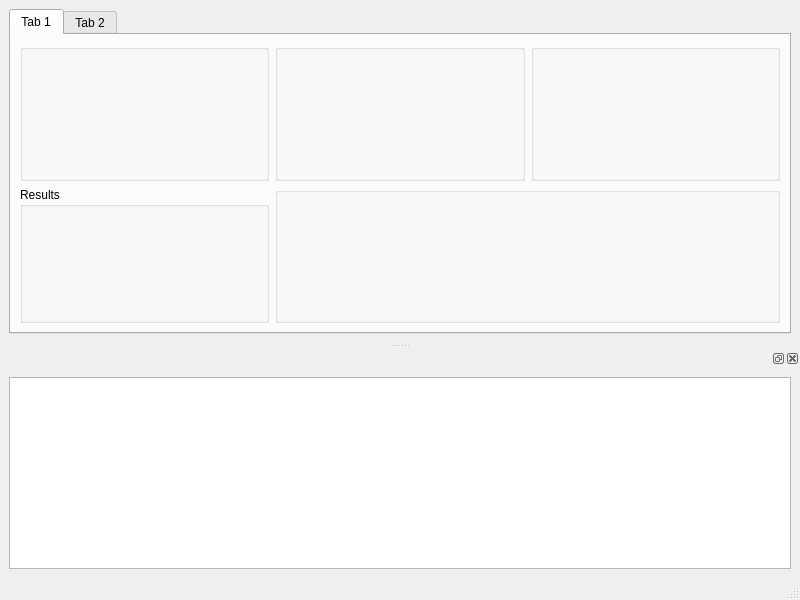
<?xml version="1.0" encoding="UTF-8"?>
<ui version="4.0">
 <class>MainWindow</class>
 <widget class="QMainWindow" name="MainWindow">
  <property name="geometry">
   <rect>
    <x>0</x>
    <y>0</y>
    <width>800</width>
    <height>600</height>
   </rect>
  </property>
  <property name="windowTitle">
   <string>MainWindow</string>
  </property>
  <widget class="QWidget" name="centralwidget">
   <layout class="QGridLayout" name="gridLayout_2">
    <item row="0" column="0">
     <layout class="QGridLayout" name="gridLayout">
      <item row="0" column="0">
       <widget class="QTabWidget" name="tabWidget">
        <property name="currentIndex">
         <number>0</number>
        </property>
        <widget class="QWidget" name="tab">
         <attribute name="title">
          <string>Tab 1</string>
         </attribute>
         <layout class="QGridLayout" name="gridLayout_5">
          <item row="0" column="0">
           <widget class="QGroupBox" name="data_groupBox">
            <property name="title">
             <string/>
            </property>
           </widget>
          </item>
          <item row="0" column="1">
           <widget class="QGroupBox" name="method_groupBox">
            <property name="title">
             <string/>
            </property>
           </widget>
          </item>
          <item row="0" column="2">
           <widget class="QGroupBox" name="autofit_groupBox">
            <property name="title">
             <string/>
            </property>
           </widget>
          </item>
          <item row="1" column="0">
           <widget class="QGroupBox" name="results_groupBox">
            <property name="title">
             <string>Results</string>
            </property>
           </widget>
          </item>
          <item row="1" column="1" colspan="2">
           <widget class="QGroupBox" name="display_groupBox">
            <property name="title">
             <string/>
            </property>
           </widget>
          </item>
         </layout>
        </widget>
        <widget class="QWidget" name="tab_2">
         <attribute name="title">
          <string>Tab 2</string>
         </attribute>
        </widget>
       </widget>
      </item>
     </layout>
    </item>
   </layout>
  </widget>
  <widget class="QMenuBar" name="menubar">
   <property name="geometry">
    <rect>
     <x>0</x>
     <y>0</y>
     <width>800</width>
     <height>26</height>
    </rect>
   </property>
  </widget>
  <widget class="QStatusBar" name="statusbar"/>
  <widget class="QDockWidget" name="fitTable_dockWidget">
   <attribute name="dockWidgetArea">
    <number>8</number>
   </attribute>
   <widget class="QWidget" name="fitTable_dockWidgetContents">
    <layout class="QGridLayout" name="gridLayout_4">
     <item row="0" column="0">
      <layout class="QGridLayout" name="gridLayout_3">
       <property name="spacing">
        <number>7</number>
       </property>
       <item row="0" column="0">
        <widget class="QTableWidget" name="tableWidget"/>
       </item>
      </layout>
     </item>
    </layout>
   </widget>
  </widget>
 </widget>
 <resources/>
 <connections/>
</ui>
